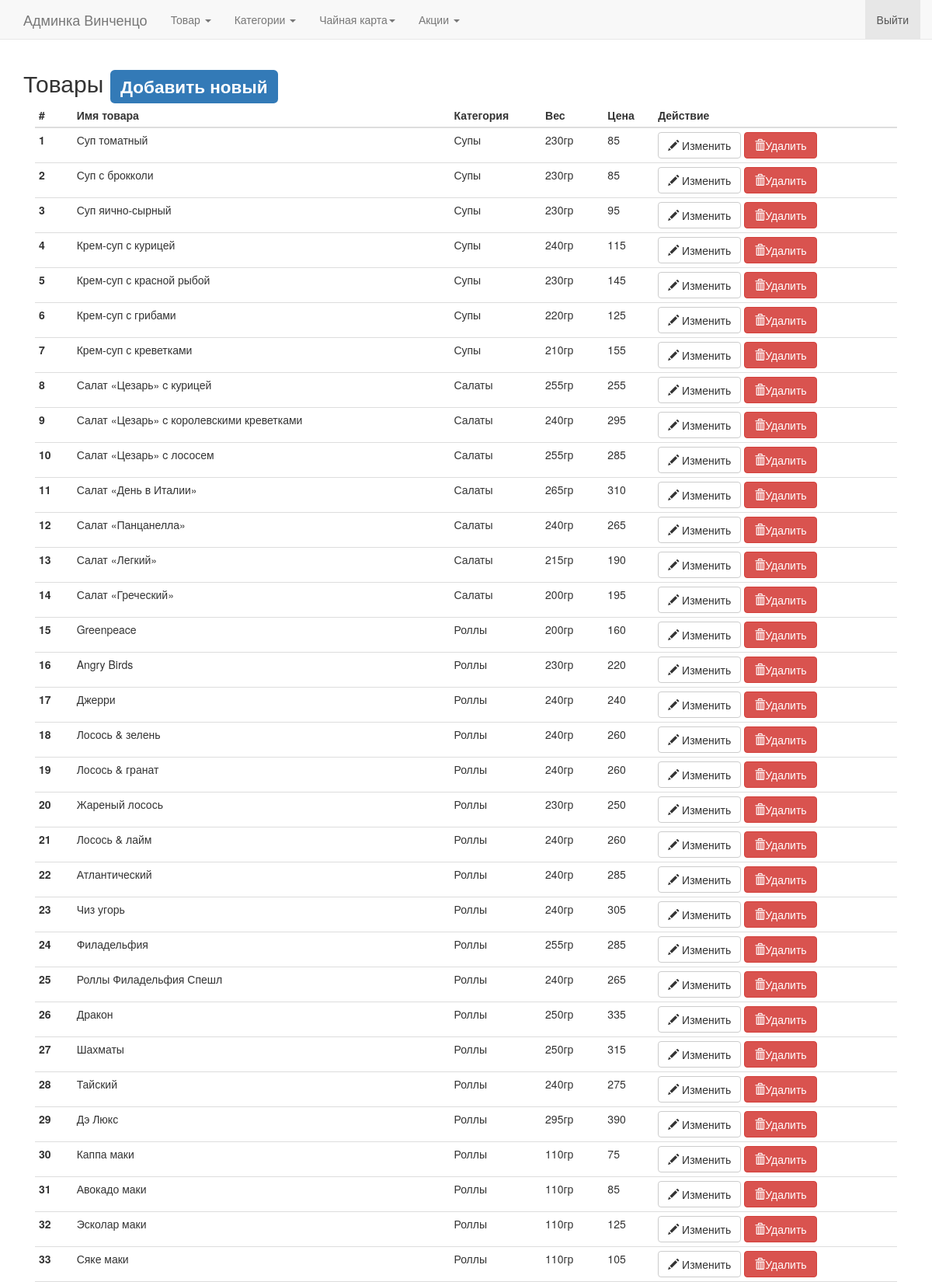
The app's page /panel/items (signed in, upper part) with its own data.
### app/models.py (models this page shows, shortened)
class Items(db.Model):
    id = db.Column(db.Integer, primary_key=True)
    item_name = db.Column(db.String(50))
    item_component = db.Column(db.String(50))
    category_id = db.Column(db.Integer, db.ForeignKey('category.id'))
    weight = db.Column(db.String(50))
    price = db.Column(db.String(50), default=0)
    img = db.Column(db.String(50))
    thumbnail = db.Column(db.String(255))
    cafe_only = db.Column(db.Boolean)
    isportret = db.Column(db.Boolean)

class Category(db.Model):
    id = db.Column(db.Integer, primary_key=True)
    category_name = db.Column(db.String(50))
    alias = db.Column(db.String(50))
    sous = db.Column(db.Boolean, default=False)
    cafe = db.Column(db.Boolean, default=True)

### app/views.py (the view)
@app.route('/panel/items', methods=['GET', 'POST'])
def items():
    if not session.get('logged_in'):
        return redirect(url_for("adminlogin"))
    all_items = db.session.query(Items, Category).join(Category, Items.category_id == Category.id).all()
    return render_template("items.html", items=all_items)

### app/views.py (called while the page is built)
@app.before_request
def before_request():
    delivery = request.cookies.get('delivery')
    if delivery == "deliveryincafe":
        g.deliverymethod = u"В кафе"
        g.global_sale = 0
    elif delivery == "deliverymyself":
        g.deliverymethod = u"Самовывоз"
        g.global_sale = 10
    elif delivery == "deliveryinhome":
        g.deliverymethod = u"Доставка на дом"
        g.global_sale = 0
    else:
        g.deliverymethod = u"Доставка на дом"
        g.global_sale = 0
    g.delivery = delivery
    g.user = current_user

### app/templates/items.html
{% extends "panel.html" %}
{% block body %}
    <h2>Товары <a href="{{ url_for("item_add") }}"><span class="label label-primary">Добавить новый</span></a></h2>
    <div class="table-responsive col-md-12 col-lg-12">
        <table id="dts" class="table table-condensed">
            <thead>
            <tr>
                <th>#</th>
                <th>Имя товара</th>
                <th>Категория</th>
                <th>Вес</th>
                <th>Цена</th>
                <th>Действие</th>
            </tr>
            </thead>
            <tbody>
            {% for item in items %}
                <tr>
                    <th scope="row">{{ item[0].id }}</th>
                    <td>{{ item[0].item_name }}</td>
                    <td>{{ item[1].category_name }}</td>
                    <td>{{ item[0].weight }}</td>
                    <td>{{ item[0].price }}</td>
                    <td>
                        <a href="{{ url_for("item_edit",item_id=item[0].id) }}" type="button" title="{{ item.item_name }}" name="{{ item.id }}" class="btn btn-default" aria-label="Изменить">
                            <span class="glyphicon glyphicon-pencil" aria-hidden="true"></span>
                            Изменить
                        </a>
                        <button type="button" name="{{ item[0].id }}" class="btn btn-danger delete_item" aria-label="Удалить">
                            <span class="glyphicon glyphicon-trash" aria-hidden="true"></span>Удалить
                        </button>
                    </td>
                </tr>
            {% endfor %}
            </tbody>
        </table>
    </div>
{% endblock %}

### records on screen
Items: id "1", item_name "Суп томатный", category_name "Супы", weight "230гр", price "85"
Items: id "2", item_name "Суп с брокколи", category_name "Супы", weight "230гр", price "85"
Items: id "3", item_name "Суп яично-сырный", category_name "Супы", weight "230гр", price "95"
Items: id "4", item_name "Крем-суп с курицей", category_name "Супы", weight "240гр", price "115"
Items: id "5", item_name "Крем-суп с красной рыбой", category_name "Супы", weight "230гр", price "145"
Items: id "6", item_name "Крем-суп с грибами", category_name "Супы", weight "220гр", price "125"
Items: id "7", item_name "Крем-суп с креветками", category_name "Супы", weight "210гр", price "155"
Items: id "8", item_name "Салат «Цезарь» c курицей", category_name "Салаты", weight "255гр", price "255"
Items: id "9", item_name "Салат «Цезарь» c королевскими креветками", category_name "Салаты", weight "240гр", price "295"
Items: id "10", item_name "Салат «Цезарь» c лососем", category_name "Салаты", weight "255гр", price "285"
Items: id "11", item_name "Салат «День в Италии»", category_name "Салаты", weight "265гр", price "310"
Items: id "12", item_name "Салат «Панцанелла»", category_name "Салаты", weight "240гр", price "265"
Items: id "13", item_name "Салат «Легкий»", category_name "Салаты", weight "215гр", price "190"
Items: id "14", item_name "Салат «Греческий»", category_name "Салаты", weight "200гр", price "195"
Items: id "15", item_name "Greenpeace", category_name "Роллы", weight "200гр", price "160"
Items: id "16", item_name "Angry Birds", category_name "Роллы", weight "230гр", price "220"
Items: id "17", item_name "Джерри", category_name "Роллы", weight "240гр", price "240"
Items: id "18", item_name "Лосось & зелень", category_name "Роллы", weight "240гр", price "260"
Items: id "19", item_name "Лосось & гранат", category_name "Роллы", weight "240гр", price "260"
Items: id "20", item_name "Жареный лосось", category_name "Роллы", weight "230гр", price "250"
Items: id "21", item_name "Лосось & лайм", category_name "Роллы", weight "240гр", price "260"
Items: id "22", item_name "Атлантический", category_name "Роллы", weight "240гр", price "285"
Items: id "23", item_name "Чиз угорь", category_name "Роллы", weight "240гр", price "305"
Items: id "24", item_name "Филадельфия", category_name "Роллы", weight "255гр", price "285"
Items: id "25", item_name "Роллы Филадельфия Спешл", category_name "Роллы", weight "240гр", price "265"
Items: id "26", item_name "Дракон", category_name "Роллы", weight "250гр", price "335"
Items: id "27", item_name "Шахматы", category_name "Роллы", weight "250гр", price "315"
Items: id "28", item_name "Тайский", category_name "Роллы", weight "240гр", price "275"
Items: id "29", item_name "Дэ Люкс", category_name "Роллы", weight "295гр", price "390"
Items: id "30", item_name "Каппа маки", category_name "Роллы", weight "110гр", price "75"
Items: id "31", item_name "Авокадо маки", category_name "Роллы", weight "110гр", price "85"
Items: id "32", item_name "Эсколар маки", category_name "Роллы", weight "110гр", price "125"
Items: id "33", item_name "Сяке маки", category_name "Роллы", weight "110гр", price "105"
